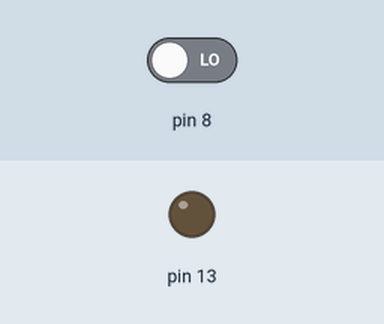
Simulated run of this sketch. Board: Arduino Uno, built with avr-gcc and run on an emulated ATmega328P. On the bench: output pins drawn as LEDs (lit = HIGH). The test bench sets the inputs (shaded band); at power-on: pin 8 LOW.

Above: at 1.2 s.
1.3 s: pin 8 driven HIGH
At 1.6 s:
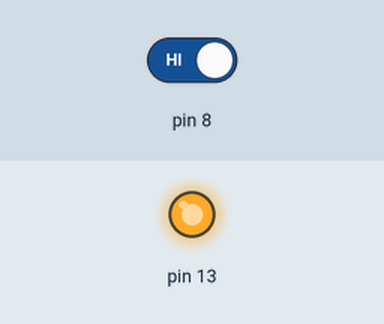
2.8 s: pin 8 driven LOW
At 3.9 s:
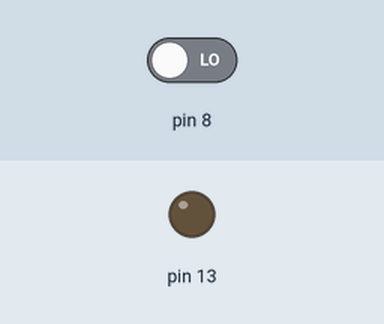
Timing chart, 0 to 5.8 s (numbered marks = the images above; inputs shaded):
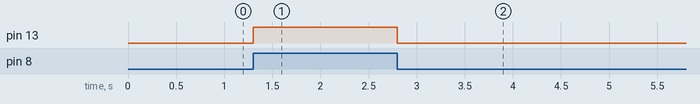

Measured:
- after the input at 1.3 s, pin 13: LOW → HIGH at once
- after the input at 2.8 s, pin 13: HIGH → LOW at once

The sketch:

pushONelOFF.ino
```cpp
/*
  Push button controled LED

  Turn on led while the button is pressed, turn it of while it is not.

  Modified 15 October 2023
  by Utpal Kumar
*/

void setup() {
  // pin declaration
  pinMode(8, INPUT);
  pinMode(LED_BUILTIN, OUTPUT); //LED_BUILTIN point to the pin connected to builtin led on the board (13 in case of Arduino UNO)
}

void loop() {
  // reading the state of input pin and setting the output accordingly.
  if(digitalRead(8) == HIGH){
    digitalWrite(LED_BUILTIN, HIGH);
  } else {
    digitalWrite(LED_BUILTIN, LOW);
  }
}
```
